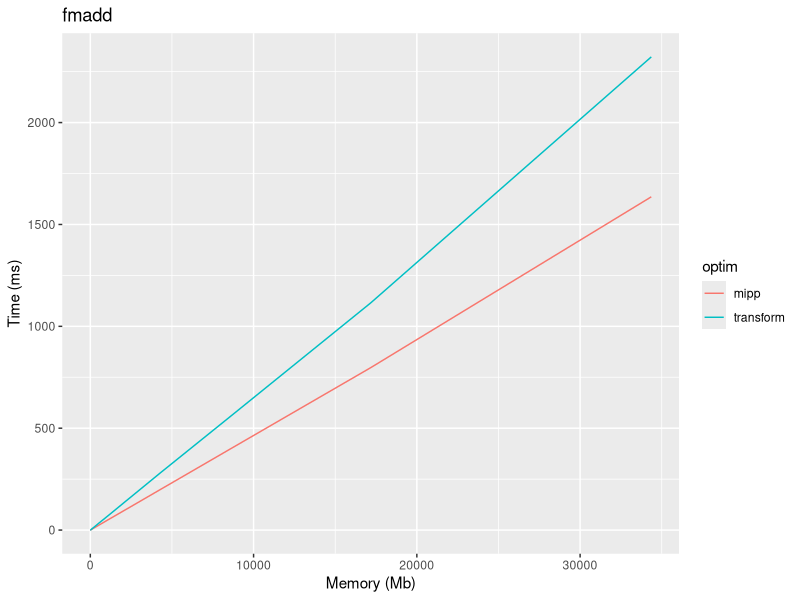
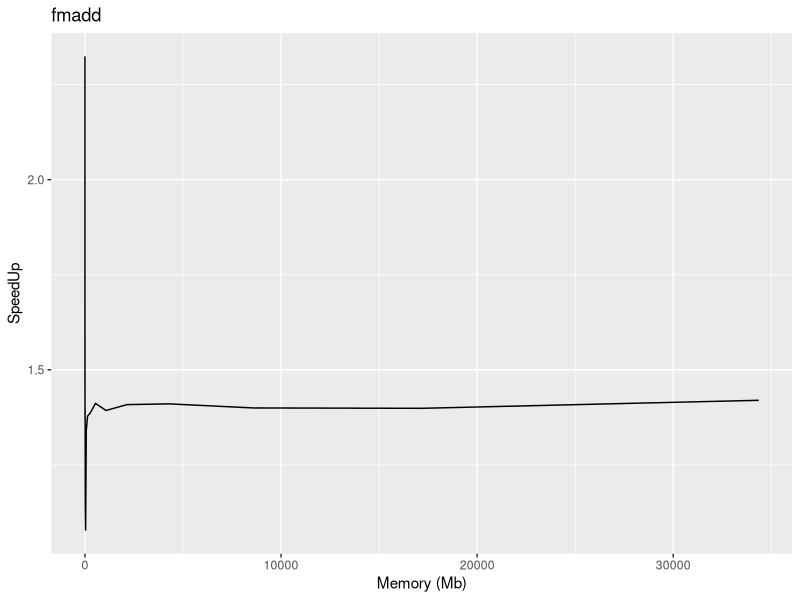

These charts were generated, in order, by the following R code:
library(ggplot2)
df <- read.csv("./benchfmadd.csv")
p <- ggplot(data = df, aes(x=Mem, y=Time, color=optim, group=optim))+geom_line()
p <- p + ggtitle("fmadd") + labs(y = "Time (ms)", x = "Memory (Mb)")
ggsave("bench.pdf", plot=p)

transform <- subset(df, optim == "transform")
mipp <- subset(df, optim == "mipp")
for(i in 1:length(mipp$type)) {
    mipp$TotSpeedUp[i] = transform$Total[i] / mipp$Total[i]
    mipp$SpeedUp[i] = transform$Time[i] / mipp$Time[i]
    print(mipp$SpeedUp[i])
}
p <- ggplot(data = mipp, aes(x=Mem, y=SpeedUp))+geom_line()
p <- p + ggtitle("fmadd") + labs(y = "SpeedUp", x = "Memory (Mb)")
ggsave("SpeedUp.pdf", plot=p)
#p <- p+facet_grid(Sthetac ~ Sic+Swhichc+l)+labs(y="Backward error")+labs(x="Solver iter.")